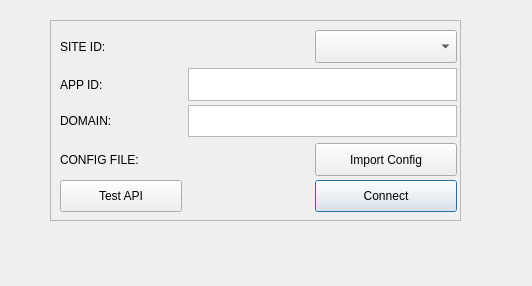
<?xml version="1.0" encoding="UTF-8"?>
<ui version="4.0">
 <class>form_EbayAPI</class>
 <widget class="QDialog" name="form_EbayAPI">
  <property name="geometry">
   <rect>
    <x>0</x>
    <y>0</y>
    <width>532</width>
    <height>286</height>
   </rect>
  </property>
  <property name="windowTitle">
   <string>Ebay API Settings</string>
  </property>
  <widget class="QFrame" name="frame">
   <property name="geometry">
    <rect>
     <x>50</x>
     <y>20</y>
     <width>411</width>
     <height>201</height>
    </rect>
   </property>
   <property name="minimumSize">
    <size>
     <width>411</width>
     <height>201</height>
    </size>
   </property>
   <property name="maximumSize">
    <size>
     <width>16777215</width>
     <height>201</height>
    </size>
   </property>
   <property name="frameShape">
    <enum>QFrame::Shape::StyledPanel</enum>
   </property>
   <property name="frameShadow">
    <enum>QFrame::Shadow::Raised</enum>
   </property>
   <layout class="QGridLayout" name="gridLayout">
    <item row="2" column="1" colspan="2">
     <widget class="QTextEdit" name="text_Domain">
      <property name="minimumSize">
       <size>
        <width>269</width>
        <height>32</height>
       </size>
      </property>
      <property name="maximumSize">
       <size>
        <width>16777215</width>
        <height>34</height>
       </size>
      </property>
     </widget>
    </item>
    <item row="1" column="0">
     <widget class="QLabel" name="label_app_id">
      <property name="minimumSize">
       <size>
        <width>122</width>
        <height>33</height>
       </size>
      </property>
      <property name="maximumSize">
       <size>
        <width>16777215</width>
        <height>33</height>
       </size>
      </property>
      <property name="text">
       <string>APP ID:</string>
      </property>
     </widget>
    </item>
    <item row="0" column="0" colspan="2">
     <widget class="QLabel" name="label_site_id">
      <property name="minimumSize">
       <size>
        <width>249</width>
        <height>33</height>
       </size>
      </property>
      <property name="maximumSize">
       <size>
        <width>16777215</width>
        <height>33</height>
       </size>
      </property>
      <property name="text">
       <string>SITE ID:</string>
      </property>
     </widget>
    </item>
    <item row="3" column="0">
     <widget class="QLabel" name="label_config_file">
      <property name="minimumSize">
       <size>
        <width>122</width>
        <height>33</height>
       </size>
      </property>
      <property name="maximumSize">
       <size>
        <width>16777215</width>
        <height>33</height>
       </size>
      </property>
      <property name="text">
       <string>CONFIG FILE:</string>
      </property>
     </widget>
    </item>
    <item row="4" column="2">
     <widget class="QPushButton" name="button_CONNECT">
      <property name="minimumSize">
       <size>
        <width>142</width>
        <height>32</height>
       </size>
      </property>
      <property name="maximumSize">
       <size>
        <width>16777215</width>
        <height>32</height>
       </size>
      </property>
      <property name="text">
       <string>Connect</string>
      </property>
     </widget>
    </item>
    <item row="4" column="0">
     <widget class="QPushButton" name="pushButton">
      <property name="minimumSize">
       <size>
        <width>122</width>
        <height>32</height>
       </size>
      </property>
      <property name="maximumSize">
       <size>
        <width>16777215</width>
        <height>32</height>
       </size>
      </property>
      <property name="text">
       <string>Test API</string>
      </property>
     </widget>
    </item>
    <item row="2" column="0">
     <widget class="QLabel" name="label_domain">
      <property name="minimumSize">
       <size>
        <width>122</width>
        <height>32</height>
       </size>
      </property>
      <property name="maximumSize">
       <size>
        <width>16777215</width>
        <height>34</height>
       </size>
      </property>
      <property name="text">
       <string>DOMAIN:</string>
      </property>
     </widget>
    </item>
    <item row="1" column="1" colspan="2">
     <widget class="QTextEdit" name="text_AppID">
      <property name="minimumSize">
       <size>
        <width>269</width>
        <height>33</height>
       </size>
      </property>
      <property name="maximumSize">
       <size>
        <width>16777215</width>
        <height>33</height>
       </size>
      </property>
     </widget>
    </item>
    <item row="3" column="2">
     <widget class="QPushButton" name="button_IMPORT_CONFIG">
      <property name="minimumSize">
       <size>
        <width>142</width>
        <height>33</height>
       </size>
      </property>
      <property name="maximumSize">
       <size>
        <width>16777215</width>
        <height>33</height>
       </size>
      </property>
      <property name="text">
       <string>Import Config</string>
      </property>
     </widget>
    </item>
    <item row="0" column="2">
     <widget class="QComboBox" name="comboBox_SITE_ID">
      <property name="minimumSize">
       <size>
        <width>142</width>
        <height>33</height>
       </size>
      </property>
      <property name="maximumSize">
       <size>
        <width>16777215</width>
        <height>33</height>
       </size>
      </property>
     </widget>
    </item>
   </layout>
  </widget>
 </widget>
 <resources/>
 <connections/>
</ui>
